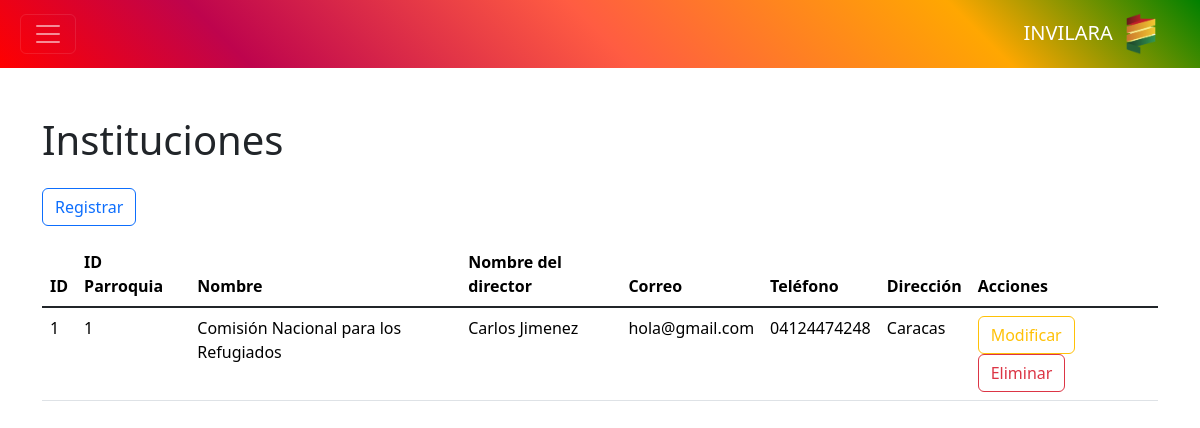
/controlador/institucion.php, run on an earlier commit of the app's database.
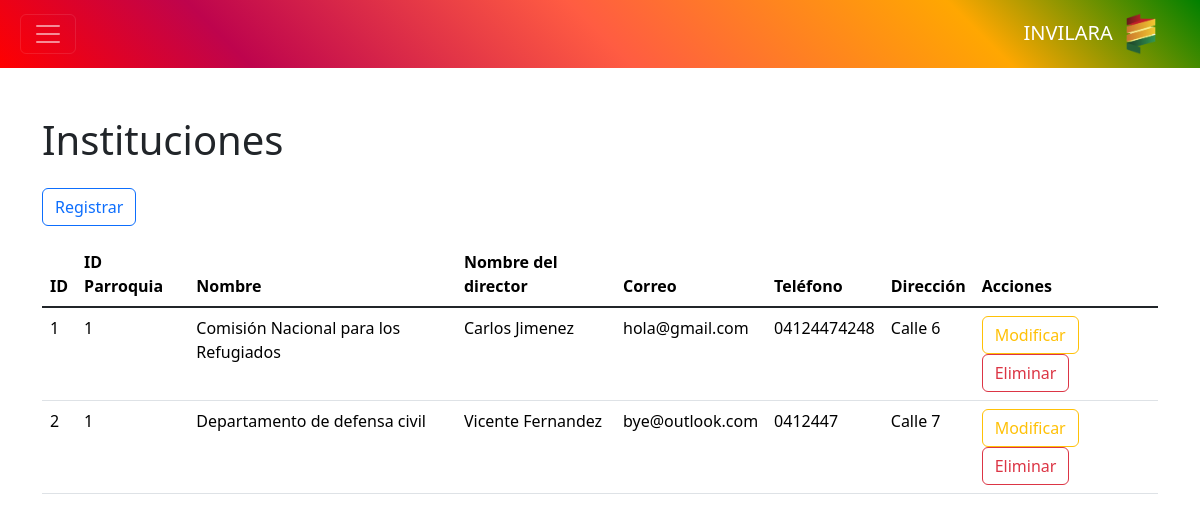
And on a later commit of the database.
### tables this page shows
CREATE TABLE `institucion` (
  `id` int NOT NULL,
  `id_parroquia` int DEFAULT NULL,
  `nombre` text,
  `nombre_director` text,
  `correo` text,
  `telefono` text,
  `direccion` text
);

### controlador/institucion.php (called while the page is built, shortened)
<?php
require_once "modelo/institucion.php";
$modelo = new Institucion();
$datos = $modelo->consultar();
require_once "vista/institucion.php";
?>

### modelo/base_datos.php (called while the page is built)
<?php
class BaseDatos
{
    private $host = "localhost";
    private $dbname = "invilara";
    private $usuario = "root";
    private $contrasena = "";
    public function conexion()
    {
        $dsn = "mysql" . ":" . "host=" . $this->host . ";" . "dbname=" . $this->dbname . ";";
        $pdo = new PDO($dsn, $this->usuario, $this->contrasena);
        $pdo->setAttribute(PDO::ATTR_ERRMODE, PDO::ERRMODE_EXCEPTION);
        return $pdo;
    }
}
?>

### modelo/institucion.php (called while the page is built, shortened)
<?php
require_once "modelo/base_datos.php";
class Institucion extends BaseDatos
{
    private $tabla = "institucion";
    public function consultar()
    {
        $result = $this->conexion()->query("SELECT * FROM {$this->tabla}");
        return $result;
    }
}
?>

### vista/institucion.php (the view, shortened to what this page needs)
<?php require_once "vista/componentes/encabezado.php"; ?>
<?php require_once "vista/componentes/barra.php"; ?>
<main class="container" id="crud">
	<h1>Instituciones</h1>
	<button class="btn btn-outline-primary my-3" value="insertar">Registrar</button>
	<table class="table table-hover table-responsive">
		<thead>
			<tr>
				<th>ID</th>
				<th>ID Parroquia</th>
				<th>Nombre</th>
				<th>Nombre del director</th>
				<th>Correo</th>
				<th>Teléfono</th>
				<th>Dirección</th>
				<th>Acciones</th>
			</tr>
		</thead>
		<tbody class="table-group-divider">
			<?php foreach ($datos as $d): ?>
				<tr>
					<td><?php echo $d["id"] ?></td>
					<td><?php echo $d["id_parroquia"] ?></td>
					<td><?php echo $d["nombre"] ?></td>
					<td><?php echo $d["nombre_director"] ?></td>
					<td><?php echo $d["correo"] ?></td>
					<td><?php echo $d["telefono"] ?></td>
					<td><?php echo $d["direccion"] ?></td>
					<td>
						<button class="btn btn-outline-warning" value="modificar">Modificar</button>
						<button class="btn btn-outline-danger" value="eliminar">Eliminar</button>
					</td>
				</tr>
			<?php endforeach ?>
		</tbody>
	</table>
</main>

What changed in the data, as far as the page shows it:
changed institucion "Comisión Nacional para los Refugiados": direccion "Caracas" → "Calle 6"
added institucion: id "2", id_parroquia "1", nombre "Departamento de defensa civil", nombre_director "Vicente Fernandez", correo "bye@outlook.com", telefono "0412447", direccion "Calle 7"
